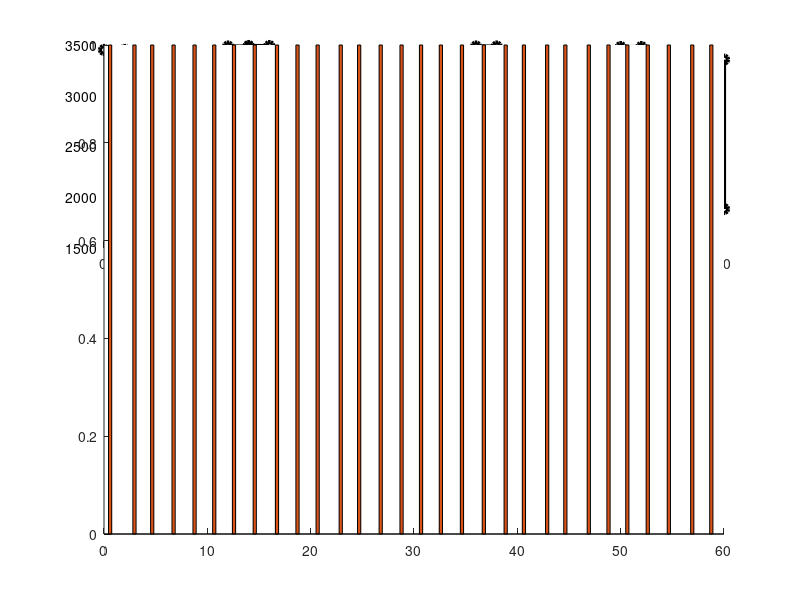

The MATLAB script that drew this image: (Note: this script raises an error after producing the figure.)
clear all;
close all;
% %%%% frame/segment 100, file size for seg0: lay0-97KB, lay1-691KB, lay2-708KB
% %%% fps is 25, 4 seconds per segment
% l1=[1 1 1 1 1];
% l2=[1 1 1 1 1];
% threshold1=[208.604 208.604 208.604 208.604 208.604 208.604 208.604 208.604 208.604 208.604];
% threshold2=[596.307 596.307 596.307 596.307 596.307 596.307 596.307 596.307 596.307 596.307];
% time_slot = 0:2:20;
% 
% %% calculate the selected layer for speed 200KB/s
% bd_200 = [200 204.499 349.135 106.823 267.960];%
% layer_200=[2 2 3 2 3];%0:1 16:2 32:3
% z_200=[l1' (layer_200-l1)' l1']
% %% plot figure1
% figure(1);
% 
% stackedbar = @(x, A) bar(x, A, 0.3,'stack');
% 
% prettyline = @(x, y) plot(x, y, 'k-o', 'LineWidth', 1);
% 
% [hAxes,hBar,hLine] = plotyy(time_slot,z_200,time_slot,bd_200,stackedbar,prettyline);
% set(hAxes,'XTick',time_slot); % Change x-axis ticks
% set(hAxes,'XTickLabel',time_slot); % Change x-axis ticks labels to desired values.
% set(hAxes,'NextPlot','add');
% plot(hAxes(2),time_slot,threshold1,'b-.o');
% axis(hAxes(2),[-2 18 0 500]);
% axis(hAxes(1),[-2 18 0 5]);
% 
% colormap summer;
% title('Layer selection, network speed from 200KB/s to 400KB/s');
% xlabel('Time (s)');
% ylabel(hAxes(1),'Layer ID');
% ylabel(hAxes(2), 'Bandwidth (KB/s)');
% legend(hAxes(1),'layer1','layer2','layer3');
% legend(hAxes(2),'Estimate Bandwidth','Switch threshold','Real Bandwidth');

%%

figure;
subplot(2,1,1);
hold on
%choose level to upload
y_1=[
0
1
1
1
1
1
1
1
1
1
1
1
1
1
1
1
1
1
1
1
1
1
1
1
1
1
1
1
1
1
1
];
%times of upload
x_1= [
0.20    
0.591089
2.947842
4.665263
6.734869
8.763886
10.668080
12.581682
14.588852
16.740337
18.725965
20.676284
22.910938
24.691057
26.777560
28.796651
30.680435
32.599580
34.640984
36.758986
38.872107
40.638009
42.885815
44.646330
46.916527
48.822199
50.644137
52.621673
54.662007
56.926536
58.770982
]; 
%simulated bandwith values
y_3=[
3451
1503
1817
3210
3363
1619
3485
3490
3416
3394
1826
1717
1672
3161
3219
1712
3237
1675
3485
1965
3307
1983
3369
1871
3176
3480
3247
1702
1957
3356
1881
];
stackedbar = @(x, A) bar(x, A,'stack');
prettyline = @(x, y) stairs(x, y, 'k-o', 'LineWidth', 3,'Color','k');

time_slot_2=0:2:60;

[hAxes,hBar,hLine]=plotyy(time_slot_2,y_3,x_1,y_1, prettyline, stackedbar);
set(hAxes,'XTick',time_slot_2); % Change x-axis ticks
layer_id=0:1:3;
bw=0:500:4000;
set(hAxes(1),'YTick',bw);         % CHANGED
set(hAxes(2),'ylim',[0 15],'YTick',layer_id);   %CHANGED
colormap summer;

line([0 60],[3101 3101],'LineStyle','--','Linewidth',2,'Color','b');
line([0 60],[1470 1470],'LineStyle','--','Linewidth',2,'Color','c');
line([0 60],[198 198],'LineStyle','--','Linewidth',2,'Color','g');

title('Layer selection, network speed from 200Kb/s to 3500Kb/s');
xlabel('Time (s)');
ylabel(hAxes(2),'Layer ID');    %cHANGED
ylabel(hAxes(1), 'Bandwidth (Kb/s)');   %CHANGED
legend(hAxes(2),'Layer ID','Simulated Bandwidth','Threshold Layer 3','Threshold Layer 2','Threshold Layer 1');
%grid minor
hold off


%%
subplot(2,1,2);
%upload times
x_4= x_1; 
%estimated values of BW
y_4=[
0
3105.58257121
1402.64212678
1585.66369468
3007.3528394 
3194.81746095
1458.27673925
2483.40277416
2552.74787535
3238.71113552
3187.74847441
1539.93383528
1637.29878615
1549.51921457
2732.57161448
3058.37810925
1587.40933279
2838.02885576
1517.9966112 
3306.65122283
1871.34290644
3021.47570776
1889.77694534
3105.01838119
1782.45229434
3017.45504584
3184.22365803
2851.76402263
1544.40284623
1866.39179005
3181.05335569
];

hold on
%threshold_values=[0 198 1470 3101];
time_slot_3=[0:2:60]

stairs(time_slot_3,y_3,'Linewidth',2,'Color',[1 0 0]);
line(x_4,y_4,'Color','k','Linewidth',2);

line([0 60],[3101 3101],'LineStyle','--','Linewidth',2,'Color','b');
line([0 60],[1470 1470],'LineStyle','--','Linewidth',2,'Color','c');
line([0 60],[198 198],'LineStyle','--','Linewidth',2,'Color','g');

title('Bandwidth estimation, network speed from 200Kb/s to 3500Kb/s');
xlabel('Time (s)');
ylabel('Bandwidth (Kb/s)');
legend('Simulated Bandwidth','Estimated Bandwidth','Threshold Layer 3','Threshold Layer 2','Threshold Layer 1');

%%















